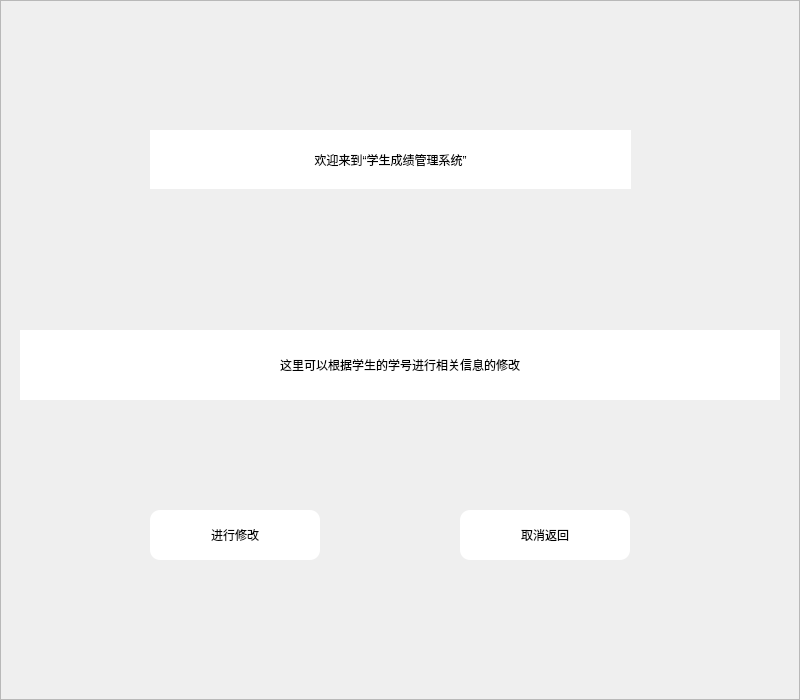
<?xml version="1.0" encoding="UTF-8"?>
<ui version="4.0">
 <class>ModifyPage</class>
 <widget class="QWidget" name="ModifyPage">
  <property name="geometry">
   <rect>
    <x>0</x>
    <y>0</y>
    <width>800</width>
    <height>700</height>
   </rect>
  </property>
  <property name="maximumSize">
   <size>
    <width>800</width>
    <height>700</height>
   </size>
  </property>
  <property name="sizeIncrement">
   <size>
    <width>800</width>
    <height>700</height>
   </size>
  </property>
  <property name="windowTitle">
   <string>Form</string>
  </property>
  <property name="styleSheet">
   <string notr="true">QWidget#ModifyPage QPushButton{
  border:none;
  border-radius:10px;
  background-color: rgb(255, 255, 255);
  color: rgb(0, 0, 0);
  font: 14pt &quot;Microsoft YaHei UI&quot;;   

}
 QPushButton:hover{
  
	background-color: rgb(177, 255, 255);
}
QWidget#ModifyPage QLabel{
	color: rgb(0, 0, 0);
	font: 14pt &quot;Microsoft YaHei UI&quot;;
	background-color: rgb(255, 255, 255);
}
QWidget#ModifyPage QLineEdit{
	color: rgb(0, 0, 0);
	font: 14pt &quot;Microsoft YaHei UI&quot;;
	background-color: rgb(255, 255, 255);
}

</string>
  </property>
  <widget class="QFrame" name="frame">
   <property name="geometry">
    <rect>
     <x>0</x>
     <y>0</y>
     <width>800</width>
     <height>700</height>
    </rect>
   </property>
   <property name="sizeIncrement">
    <size>
     <width>800</width>
     <height>700</height>
    </size>
   </property>
   <property name="styleSheet">
    <string notr="true">QFrame#frame{
	background-image: url(:/image/2.jpg);

}</string>
   </property>
   <property name="frameShape">
    <enum>QFrame::StyledPanel</enum>
   </property>
   <property name="frameShadow">
    <enum>QFrame::Raised</enum>
   </property>
   <widget class="QLabel" name="label_2">
    <property name="geometry">
     <rect>
      <x>20</x>
      <y>330</y>
      <width>760</width>
      <height>70</height>
     </rect>
    </property>
    <property name="text">
     <string>这里可以根据学生的学号进行相关信息的修改</string>
    </property>
    <property name="alignment">
     <set>Qt::AlignCenter</set>
    </property>
   </widget>
   <widget class="QPushButton" name="okbtn">
    <property name="geometry">
     <rect>
      <x>150</x>
      <y>510</y>
      <width>170</width>
      <height>50</height>
     </rect>
    </property>
    <property name="text">
     <string>进行修改</string>
    </property>
   </widget>
   <widget class="QPushButton" name="backbtn">
    <property name="geometry">
     <rect>
      <x>460</x>
      <y>510</y>
      <width>170</width>
      <height>50</height>
     </rect>
    </property>
    <property name="sizeIncrement">
     <size>
      <width>500</width>
      <height>400</height>
     </size>
    </property>
    <property name="layoutDirection">
     <enum>Qt::LeftToRight</enum>
    </property>
    <property name="text">
     <string>取消返回</string>
    </property>
   </widget>
   <widget class="QLabel" name="label_3">
    <property name="geometry">
     <rect>
      <x>150</x>
      <y>130</y>
      <width>481</width>
      <height>59</height>
     </rect>
    </property>
    <property name="layoutDirection">
     <enum>Qt::LeftToRight</enum>
    </property>
    <property name="text">
     <string>欢迎来到“学生成绩管理系统”</string>
    </property>
    <property name="alignment">
     <set>Qt::AlignCenter</set>
    </property>
   </widget>
  </widget>
 </widget>
 <resources/>
 <connections/>
</ui>
